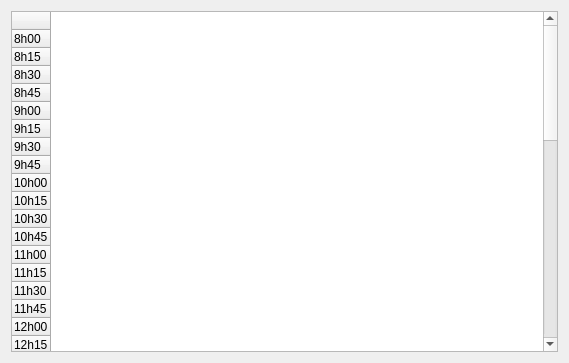
<?xml version="1.0" encoding="UTF-8"?>
<ui version="4.0">
 <class>viewEmploi</class>
 <widget class="QDialog" name="viewEmploi">
  <property name="geometry">
   <rect>
    <x>0</x>
    <y>0</y>
    <width>569</width>
    <height>363</height>
   </rect>
  </property>
  <property name="windowTitle">
   <string>Emploi du temps</string>
  </property>
  <layout class="QHBoxLayout" name="horizontalLayout">
   <item>
    <widget class="QTableWidget" name="affEmploi">
     <attribute name="horizontalHeaderDefaultSectionSize">
      <number>105</number>
     </attribute>
     <attribute name="verticalHeaderDefaultSectionSize">
      <number>18</number>
     </attribute>
     <attribute name="verticalHeaderMinimumSectionSize">
      <number>18</number>
     </attribute>
     <row>
      <property name="text">
       <string/>
      </property>
     </row>
     <row>
      <property name="text">
       <string>8h00</string>
      </property>
     </row>
     <row>
      <property name="text">
       <string>8h15</string>
      </property>
     </row>
     <row>
      <property name="text">
       <string>8h30</string>
      </property>
     </row>
     <row>
      <property name="text">
       <string>8h45</string>
      </property>
     </row>
     <row>
      <property name="text">
       <string>9h00</string>
      </property>
     </row>
     <row>
      <property name="text">
       <string>9h15</string>
      </property>
     </row>
     <row>
      <property name="text">
       <string>9h30</string>
      </property>
     </row>
     <row>
      <property name="text">
       <string>9h45</string>
      </property>
     </row>
     <row>
      <property name="text">
       <string>10h00</string>
      </property>
     </row>
     <row>
      <property name="text">
       <string>10h15</string>
      </property>
     </row>
     <row>
      <property name="text">
       <string>10h30</string>
      </property>
     </row>
     <row>
      <property name="text">
       <string>10h45</string>
      </property>
     </row>
     <row>
      <property name="text">
       <string>11h00</string>
      </property>
     </row>
     <row>
      <property name="text">
       <string>11h15</string>
      </property>
     </row>
     <row>
      <property name="text">
       <string>11h30</string>
      </property>
     </row>
     <row>
      <property name="text">
       <string>11h45</string>
      </property>
     </row>
     <row>
      <property name="text">
       <string>12h00</string>
      </property>
     </row>
     <row>
      <property name="text">
       <string>12h15</string>
      </property>
     </row>
     <row>
      <property name="text">
       <string>12h30</string>
      </property>
     </row>
     <row>
      <property name="text">
       <string>12h45</string>
      </property>
     </row>
     <row>
      <property name="text">
       <string>13h00</string>
      </property>
     </row>
     <row>
      <property name="text">
       <string>13h15</string>
      </property>
     </row>
     <row>
      <property name="text">
       <string>13h30</string>
      </property>
     </row>
     <row>
      <property name="text">
       <string>13h45</string>
      </property>
     </row>
     <row>
      <property name="text">
       <string>14h00</string>
      </property>
     </row>
     <row>
      <property name="text">
       <string>14h15</string>
      </property>
     </row>
     <row>
      <property name="text">
       <string>14h30</string>
      </property>
     </row>
     <row>
      <property name="text">
       <string>14h45</string>
      </property>
     </row>
     <row>
      <property name="text">
       <string>15h00</string>
      </property>
     </row>
     <row>
      <property name="text">
       <string>15h15</string>
      </property>
     </row>
     <row>
      <property name="text">
       <string>15h30</string>
      </property>
     </row>
     <row>
      <property name="text">
       <string>15h45</string>
      </property>
     </row>
     <row>
      <property name="text">
       <string>16h00</string>
      </property>
     </row>
     <row>
      <property name="text">
       <string>16h15</string>
      </property>
     </row>
     <row>
      <property name="text">
       <string>16h30</string>
      </property>
     </row>
     <row>
      <property name="text">
       <string>16h45</string>
      </property>
     </row>
     <row>
      <property name="text">
       <string>17h00</string>
      </property>
     </row>
     <row>
      <property name="text">
       <string>17h15</string>
      </property>
     </row>
     <row>
      <property name="text">
       <string>17h30</string>
      </property>
     </row>
     <row>
      <property name="text">
       <string>17h45</string>
      </property>
     </row>
     <row>
      <property name="text">
       <string>18h00</string>
      </property>
     </row>
     <row>
      <property name="text">
       <string>18h15</string>
      </property>
     </row>
     <row>
      <property name="text">
       <string>18h30</string>
      </property>
     </row>
     <row>
      <property name="text">
       <string>18h45</string>
      </property>
     </row>
     <row>
      <property name="text">
       <string>19h00</string>
      </property>
     </row>
     <row>
      <property name="text">
       <string>19h15</string>
      </property>
     </row>
     <row>
      <property name="text">
       <string>19h30</string>
      </property>
     </row>
     <row>
      <property name="text">
       <string>20h00</string>
      </property>
     </row>
    </widget>
   </item>
  </layout>
 </widget>
 <resources/>
 <connections/>
</ui>
